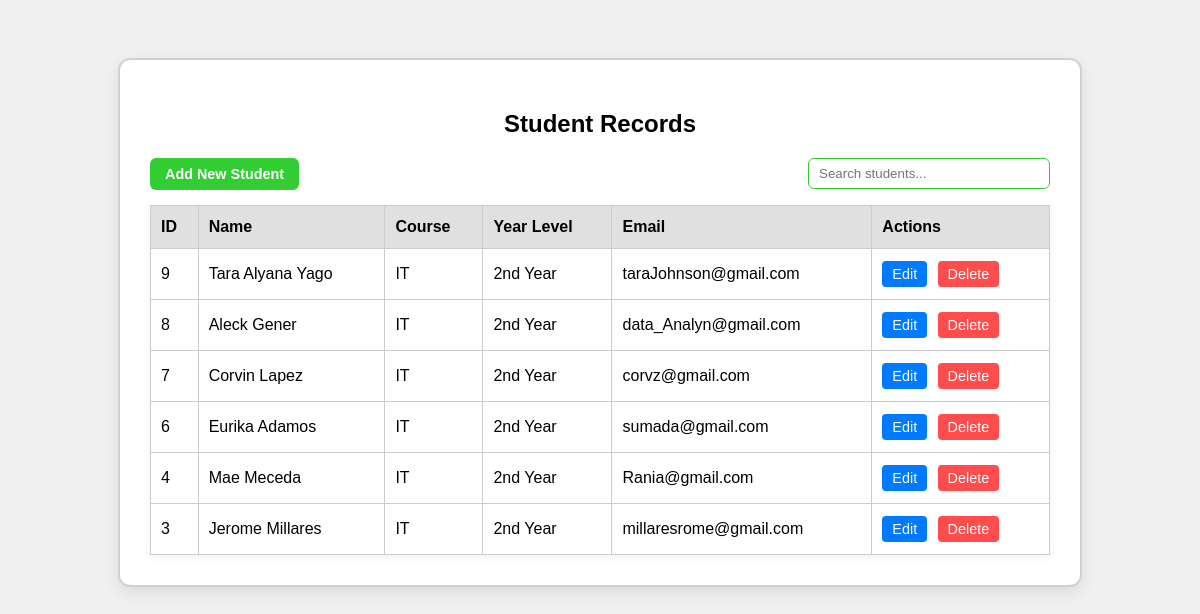
The page / on the database its author committed.
### tables this page shows
CREATE TABLE `students` (
  `id` int(11) NOT NULL,
  `name` varchar(100) NOT NULL,
  `course` varchar(100) NOT NULL,
  `year_level` varchar(20) NOT NULL,
  `email` varchar(100) NOT NULL
);

### index.php (the view, shortened to what this page needs)
<?php
require_once __DIR__ . '/include/db.php';
$sql = "SELECT id, name, course, year_level, email FROM students ORDER BY id DESC";
$result = mysqli_query($conn, $sql);
?>
<!DOCTYPE html>
<html>
<head>
    <link rel="stylesheet" href="css/style.css?v=<?php echo time(); ?>">
</head>
<body>
<div class="container">
    <h2>Student Records</h2>
    <div class="top-controls">
        <a href="add.php" class="add-button">Add New Student</a>
        <input type="text" id="searchInput" placeholder="Search students...">
    </div>
    <table id="studentsTable">
        <thead>
        <tr>
            <th>ID</th>
            <th>Name</th>
            <th>Course</th>
            <th>Year Level</th>
            <th>Email</th>
            <th>Actions</th>
        </tr>
        </thead>
        <tbody>
        <?php if (mysqli_num_rows($result) > 0): ?>
            <?php while ($row = mysqli_fetch_assoc($result)): ?>
                <tr data-id="<?php echo (int)$row['id']; ?>">
                    <td><?php echo (int)$row['id']; ?></td>
                    <td><?php echo htmlspecialchars($row['name']); ?></td>
                    <td><?php echo htmlspecialchars($row['course']); ?></td>
                    <td><?php echo htmlspecialchars($row['year_level']); ?></td>
                    <td><?php echo htmlspecialchars($row['email']); ?></td>
                    <td class="actions">
                        <a href="edit.php?id=<?php echo (int)$row['id']; ?>" class="edit">Edit</a>
                        <button class="delete" data-id="<?php echo (int)$row['id']; ?>">Delete</button>
                    </td>
                </tr>
            <?php endwhile; ?>
        <?php else: ?>
            <tr><td colspan="6">No students found</td></tr>
        <?php endif; ?>
        </tbody>
    </table>
</div>
</body>
</html>

### css/style.css (style rules this page uses)
body { font-family: Arial, sans-serif; background-color: #f0f0f0; display: flex; justify-content: center; padding: 50px 0; }
.container { background-color: #ffffff; padding: 30px; border: 2px solid #d1d1d1; border-radius: 12px; box-shadow: 0 6px 15px rgba(0,0,0,0.08); max-width: 900px; width: 95%; margin: 0 auto 50px auto; }
.container h2 { text-align: center; margin-bottom: 20px; }
.add-button { display: inline-block; padding: 8px 15px; font-size: 0.9em; background-color: #32cd32; color: white; font-weight: bold; border-radius: 6px; text-decoration: none; }
table { width: 100%; border-collapse: collapse; box-shadow: 0 2px 10px rgba(0,0,0,0.05); }
table th, table td { padding: 12px 10px; border: 1px solid #ccc; text-align: left; }
table th { background-color: #e0e0e0; font-weight: bold; cursor: pointer; }
.top-controls { display: flex; justify-content: space-between; align-items: center; margin-bottom: 15px; }
#searchInput { padding: 7px 10px; border-radius: 6px; border: 1px solid #32cd32; width: 220px; outline: none; }
td.actions { white-space: nowrap; }
.actions a, .actions button { display: inline-block; padding: 5px 10px; border-radius: 4px; font-size: 0.9em; text-decoration: none; border: none; cursor: pointer; color: #fff; appearance: none; -webkit-appearance: none; }
.actions a.edit, .actions button.edit { background-color: #007BFF; }
.actions a.delete, .actions button.delete { background-color: #ff4d4d; }
.actions a + a, .actions a + button, .actions button + a, .actions button + button { margin-left: 6px; }

### rows shown on the page
students: id "9", name "Tara Alyana Yago", course "IT", year_level "2nd Year", email "taraJohnson@gmail.com"
students: id "8", name "Aleck Gener", course "IT", year_level "2nd Year", email "data_Analyn@gmail.com"
students: id "7", name "Corvin Lapez", course "IT", year_level "2nd Year", email "corvz@gmail.com"
students: id "6", name "Eurika Adamos", course "IT", year_level "2nd Year", email "sumada@gmail.com"
students: id "4", name "Mae Meceda", course "IT", year_level "2nd Year", email "Rania@gmail.com"
students: id "3", name "Jerome Millares", course "IT", year_level "2nd Year", email "millaresrome@gmail.com"
